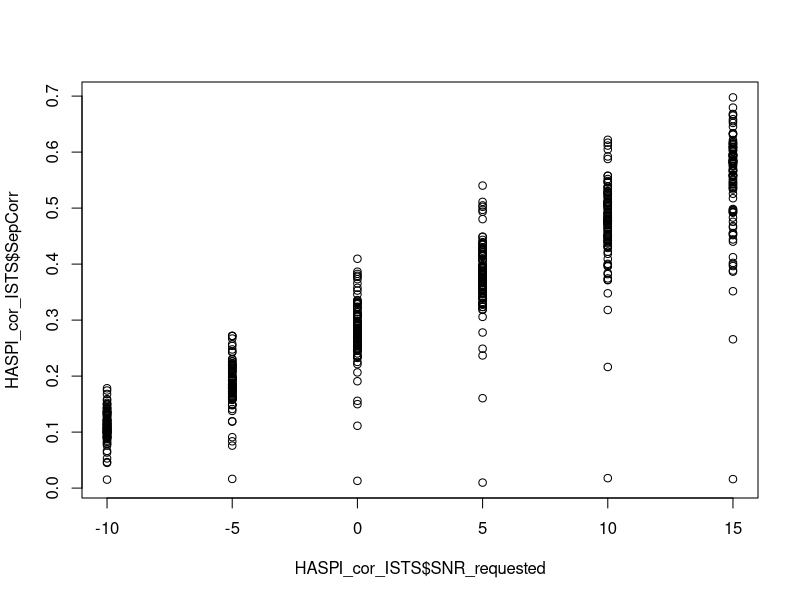
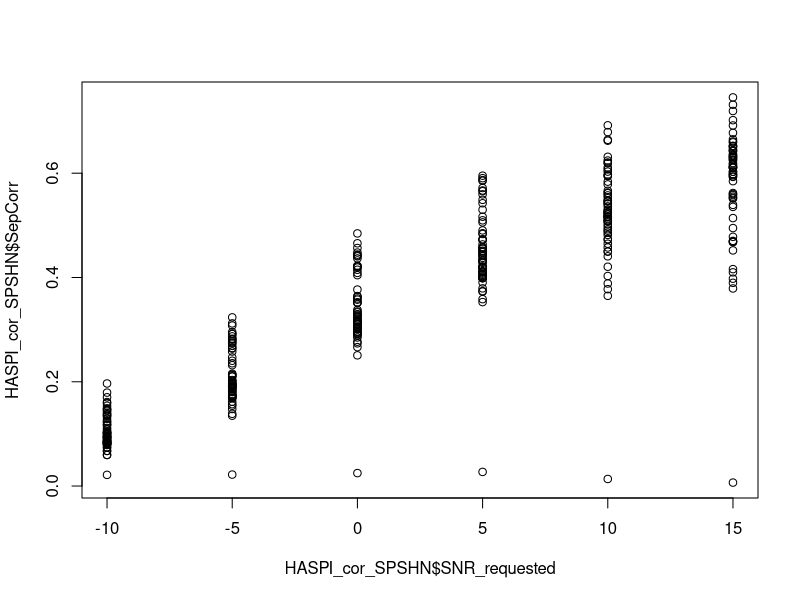

These figures' R source, in order:
library(dplyr)
library(tidyr)
library(ggplot2)
library(gridExtra)
library(readxl)
library(car)


HASPI_cor_ISTS <- read.csv('Master_HASPI (Aided, ISTS) 2018-12-13.csv')
HASPI_cor_ISTS <- HASPI_cor_ISTS[which(HASPI_cor_ISTS$Ear.1.left.=='1'),]
#Plot sepcorr across SNR
plot(HASPI_cor_ISTS$SNR_requested,HASPI_cor_ISTS$SepCorr)
#Filter to SNR 5 and 10
HASPI_cor_ISTS <- HASPI_cor_ISTS[which(HASPI_cor_ISTS$SNR_requested=='10'|HASPI_cor_ISTS$SNR_requested=='5'),]


sub_list <- unique(HASPI_cor_ISTS$SubId)


# Estimate sepcorr SNR 8 value. Loop through each subject. Add Sepcorr @ SNR 5 to the product of (the difference of Sepcorr @ SNR 10 and 5) and .6
# Create dummy dataframe ISTS
ceppcor_8_ISTS <- as.data.frame(sub_list)

for (i in 1:length(sub_list)){
  ceppcor_8_ISTS$ceppcor8[i] <- HASPI_cor_ISTS$SepCorr[which(HASPI_cor_ISTS$SubId==sub_list[i]&HASPI_cor_ISTS$SNR_requested=='5')]+(.6*(HASPI_cor_ISTS$SepCorr[which(HASPI_cor_ISTS$SubId==sub_list[i]&HASPI_cor_ISTS$SNR_requested=='10')]-HASPI_cor_ISTS$SepCorr[which(HASPI_cor_ISTS$SubId==sub_list[i]&HASPI_cor_ISTS$SNR_requested=='5')]))
}

# Load SPSHN ceppcor
HASPI_cor_SPSHN <- read.csv('Master_HASPI (Aided, SPSHN) 2018-12-13.csv')
HASPI_cor_SPSHN <- HASPI_cor_SPSHN[which(HASPI_cor_SPSHN$Ear.1.left.=='1'),]
plot(HASPI_cor_SPSHN$SNR_requested,HASPI_cor_SPSHN$SepCorr)
HASPI_cor_SPSHN <- HASPI_cor_SPSHN[which(HASPI_cor_SPSHN$SNR_requested=='10'|HASPI_cor_SPSHN$SNR_requested=='5'),]


# Create dummy dataframe SPSHN
sub_list <- unique(HASPI_cor_SPSHN$SubId)
ceppcor_8_SPSHN <- as.data.frame(sub_list)

for (i in 1:length(sub_list)){
  ceppcor_8_SPSHN$ceppcor8[i] <- HASPI_cor_SPSHN$SepCorr[which(HASPI_cor_SPSHN$SubId==sub_list[i]&HASPI_cor_SPSHN$SNR_requested=='5')]+(.6*(HASPI_cor_SPSHN$SepCorr[which(HASPI_cor_SPSHN$SubId==sub_list[i]&HASPI_cor_SPSHN$SNR_requested=='10')]-HASPI_cor_SPSHN$SepCorr[which(HASPI_cor_SPSHN$SubId==sub_list[i]&HASPI_cor_SPSHN$SNR_requested=='5')]))
}
